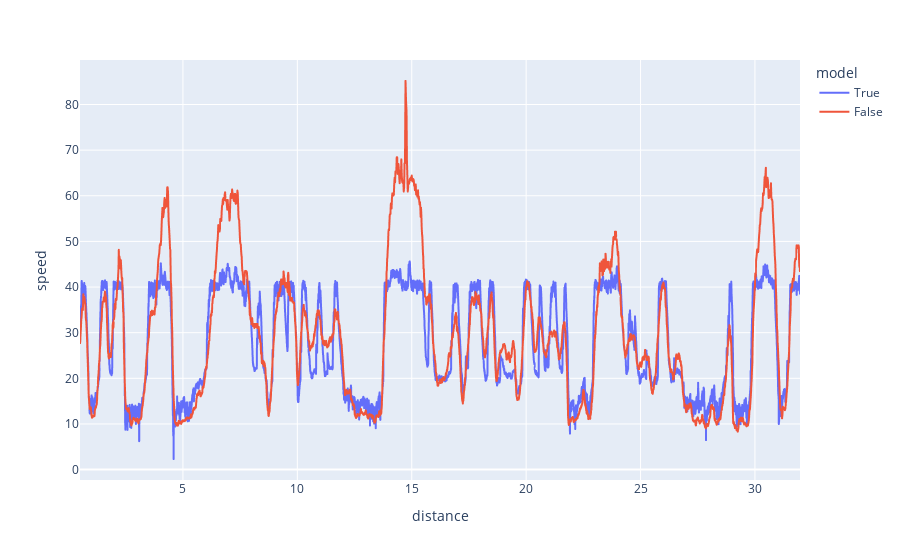

Source (notebook cell):
### Code cell
df_1 = (results.assign(speed=lambda df: df.speed * 3.6).assign(model=True).assign(distance=lambda df: df.position / 1000))
df_2 = df.assign(model=False)
df_3 = pd.concat([df_1, df_2]).query(f"distance < {df_1.distance.max()} & distance > 0.5")


px.line(df_3,
        x='distance',
        y='speed',
        color='model')

### Figure 1 — Plotly figure (JSON) as saved in the notebook; plotly's stock layout.template omitted (floating-point values rounded to 4 significant figures; data arrays with more than 128 entries replaced by an {"elided": "..."} marker saying what was removed)
{"data": [{"hovertemplate": "model=True<br>distance=%{x}<br>speed=%{y}<extra></extra>", "legendgroup": "True", "line": {"color": "#636efa", "dash": "solid"}, "mode": "lines", "name": "True", "showlegend": true, "type": "scattergl", "x": {"elided": "9871 float values"}, "xaxis": "x", "y": {"elided": "9871 float values"}, "yaxis": "y"}, {"hovertemplate": "model=False<br>distance=%{x}<br>speed=%{y}<extra></extra>", "legendgroup": "False", "line": {"color": "#EF553B", "dash": "solid"}, "mode": "lines", "name": "False", "showlegend": true, "type": "scattergl", "x": {"elided": "5149 float values"}, "xaxis": "x", "y": {"elided": "5149 float values"}, "yaxis": "y"}], "layout": {"legend": {"title": {"text": "model"}, "tracegroupgap": 0}, "margin": {"t": 60}, "xaxis": {"anchor": "y", "domain": [0, 1], "title": {"text": "distance"}}, "yaxis": {"anchor": "x", "domain": [0, 1], "title": {"text": "speed"}}}}
